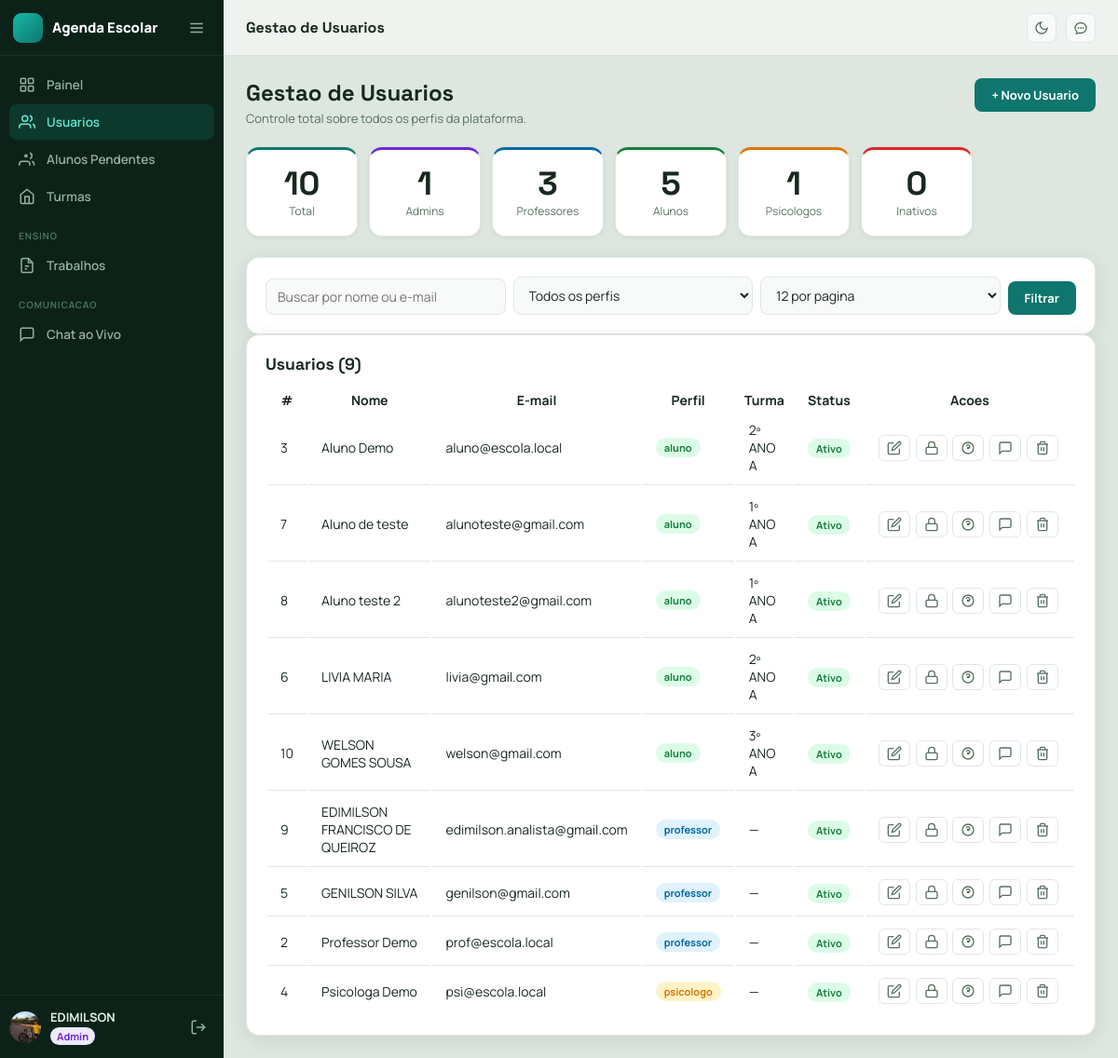
Page /admin/usuarios (signed in) on the committed database.
### app/models.py (models this page shows, shortened)
class TimestampMixin:
    created_at = db.Column(db.DateTime, default=datetime.utcnow, nullable=False)
    updated_at = db.Column(db.DateTime, default=datetime.utcnow, onupdate=datetime.utcnow, nullable=False)

class User(TimestampMixin, UserMixin, db.Model):
    __tablename__ = "users"
    id = db.Column(db.Integer, primary_key=True)
    full_name = db.Column(db.String(120), nullable=False)
    email = db.Column(db.String(120), unique=True, nullable=False, index=True)
    password_hash = db.Column(db.String(255), nullable=False)
    role = db.Column(db.String(20), nullable=False, index=True)
    is_active_user = db.Column(db.Boolean, default=True, nullable=False)
    is_approved = db.Column(db.Boolean, default=True, nullable=False)  # Para alunos auto-registrados
    can_chat = db.Column(db.Boolean, default=True, nullable=False)
    avatar = db.Column(db.String(255), nullable=True)
    crp_number = db.Column(db.String(30), nullable=True)
    classroom_id = db.Column(db.Integer, db.ForeignKey("classrooms.id"), nullable=True)
    classroom = db.relationship("Classroom", back_populates="students")
    teaching_classrooms = db.relationship(
        "Classroom",
        secondary=teacher_classrooms,
        lazy=True,
        backref="teachers"
    )
    assignments_created = db.relationship("Assignment", back_populates="teacher", lazy=True)
    availabilities = db.relationship(
        "PsychologistAvailability",
        back_populates="psychologist",
        lazy=True,
        cascade="all, delete-orphan",
    )

class Classroom(TimestampMixin, db.Model):
    __tablename__ = "classrooms"
    id = db.Column(db.Integer, primary_key=True)
    name = db.Column(db.String(50), nullable=False)
    number = db.Column(db.String(20), nullable=True)
    school_year = db.Column(db.Integer, nullable=False)
    students = db.relationship("User", back_populates="classroom", lazy=True)
    assignments = db.relationship("Assignment", back_populates="classroom", lazy=True)

### app/core/routes.py (the view)
@core_bp.get("/admin/usuarios")
@login_required
@roles_required("admin")
def admin_users():
    search = request.args.get("q", "").strip()
    role_filter = request.args.get("role", "").strip()
    page, per_page = _read_pagination_params(default_per_page=12, max_per_page=50)
    query = User.query
    if search:
        query = query.filter(
            (User.full_name.ilike(f"%{search}%")) | (User.email.ilike(f"%{search}%"))
        )
    if role_filter and role_filter in VALID_ROLES:
        query = query.filter_by(role=role_filter)
    query = query.filter(User.role != "admin")
    users_pagination = query.order_by(User.role.asc(), User.full_name.asc()).paginate(
        page=page,
        per_page=per_page,
        error_out=False,
    )
    users = users_pagination.items
    classrooms = Classroom.query.order_by(Classroom.name.asc()).all()
    availability_map = {}
    for user in users:
        if user.role != "psicologo":
            continue
        availability_map[user.id] = {
            f"{a.weekday}_{a.period}": {
                "start": a.start_time.strftime("%H:%M"),
                "end": a.end_time.strftime("%H:%M"),
                "active": bool(a.is_active),
            }
            for a in user.availabilities
        }
    stats = {
        "total": User.query.count(),
        "admin": User.query.filter_by(role="admin").count(),
        "professor": User.query.filter_by(role="professor").count(),
        "aluno": User.query.filter_by(role="aluno").count(),
        "psicologo": User.query.filter_by(role="psicologo").count(),
        "inativos": User.query.filter_by(is_active_user=False).count(),
    }
    return render_template(
        "admin/users.html",
        users=users,
        classrooms=classrooms,
        stats=stats,
        search=search,
        role_filter=role_filter,
        users_pagination=users_pagination,
        availability_map=availability_map,
        weekdays=WEEKDAYS,
        periods=PERIODS,
    )

### app/templates/admin/users.html (shortened to what this page needs)
{% extends "base.html" %}
{% from "macros.html" import pagination %}
{% block page_title %}Gestao de Usuarios{% endblock %}
{% block content %}
<div class="reveal">
  <div class="page-header">
    <div>
      <h2>Gestao de Usuarios</h2>
      <p>Controle total sobre todos os perfis da plataforma.</p>
    </div>
    <button class="btn btn-primary" onclick="openModal('modal-novo')">+ Novo Usuario</button>
  </div>
  <div class="stats-grid reveal delay-1">
    <div class="stat-card">
      <span class="stat-value">{{ stats.total }}</span>
      <span class="stat-label">Total</span>
    </div>
    <div class="stat-card stat-card--admin">
      <span class="stat-value">{{ stats.admin }}</span>
      <span class="stat-label">Admins</span>
    </div>
    <div class="stat-card stat-card--professor">
      <span class="stat-value">{{ stats.professor }}</span>
      <span class="stat-label">Professores</span>
    </div>
    <div class="stat-card stat-card--aluno">
      <span class="stat-value">{{ stats.aluno }}</span>
      <span class="stat-label">Alunos</span>
    </div>
    <div class="stat-card stat-card--psicologo">
      <span class="stat-value">{{ stats.psicologo }}</span>
      <span class="stat-label">Psicologos</span>
    </div>
    <div class="stat-card stat-card--inativo">
      <span class="stat-value">{{ stats.inativos }}</span>
      <span class="stat-label">Inativos</span>
    </div>
  </div>
  <div class="panel reveal delay-2">
    <form class="admin-filter-form" method="get" action="{{ url_for('core.admin_users') }}">
      <input name="q" value="{{ search }}" placeholder="Buscar por nome ou e-mail">
      <select name="role">
        <option value="">Todos os perfis</option>
      </select>
      <select name="per_page">
        <option value="12" {% if users_pagination and users_pagination.per_page == 12 %}selected{% endif %}>12 por pagina</option>
      </select>
      <button class="btn btn-primary" type="submit">Filtrar</button>
    </form>
  </div>
  <div class="panel reveal delay-2">
    <div class="panel-title-row">
      <h2>Usuarios ({{ users_pagination.total if users_pagination else users|length }})</h2>
    </div>
    <div class="table-scroll">
      <table class="admin-table">
        <thead>
          <tr>
            <th>#</th>
            <th>Nome</th>
            <th>E-mail</th>
            <th>Perfil</th>
            <th>Turma</th>
            <th>Status</th>
            <th>Acoes</th>
          </tr>
        </thead>
        <tbody>
          {% for u in users %}
          <tr class="{{ 'row-inactive' if not u.is_active_user }}">
            <td>{{ u.id }}</td>
            <td>{{ u.full_name }}</td>
            <td>{{ u.email }}</td>
            <td><span class="badge-role badge-{{ u.role }}">{{ u.role }}</span></td>
            <td>{{ u.classroom.name if u.classroom else '—' }}</td>
            <td>
              <span class="badge-status {{ 'badge-active' if u.is_active_user else 'badge-inactive' }}">
                {{ 'Ativo' if u.is_active_user else 'Inativo' }}
              </span>
            </td>
            <td class="action-cell">
              <button class="btn-icon edit-btn" title="Editar" data-user-id="{{ u.id }}" data-user-name="{{ u.full_name|e }}" data-user-email="{{ u.email|e }}" data-user-role="{{ u.role }}" data-user-classroom="{{ u.classroom_id or '' }}" data-user-teaching='{{ u.teaching_classrooms|map(attribute="id")|list|tojson }}' data-user-availability='{{ availability_map.get(u.id, {})|tojson }}' data-user-crp="{{ u.crp_number or '' }}" style="display:inline-flex;align-items:center;justify-content:center"><svg viewBox="0 0 24 24" fill="none" stroke="currentColor" stroke-width="2" width="16" height="16"><path d="M11 4H4a2 2 0 0 0-2 2v14a2 2 0 0 0 2 2h14a2 2 0 0 0 2-2v-7"/><path d="M18.5 2.5a2.121 2.121 0 0 1 3 3L12 15l-4 1 1-4 9.5-9.5z"/></svg></button>
              <button class="btn-icon" title="Redefinir senha" onclick="openResetPwd({{ u.id }}, '{{ u.full_name|e }}')"><svg viewBox="0 0 24 24" fill="none" stroke="currentColor" stroke-width="2" width="16" height="16"><rect x="3" y="11" width="18" height="11" rx="2" ry="2"/><path d="M7 11V7a5 5 0 0 1 10 0v4"/></svg></button>
              <button class="btn-icon" title="{{ 'Desativar' if u.is_active_user else 'Ativar' }}" onclick="openToggleModal({{ u.id }}, '{{ u.full_name|e }}', {{ 'true' if u.is_active_user else 'false' }})" style="display:inline-flex;align-items:center;justify-content:center">{% if u.is_active_user %}<svg viewBox="0 0 24 24" fill="none" stroke="currentColor" stroke-width="2" width="16" height="16"><circle cx="12" cy="12" r="1"/><path d="M21 12a9 9 0 1 1-18 0 9 9 0 0 1 18 0z"/><path d="M9.09 9a3 3 0 0 1 5.83 1c0 2-3 3-3 3"/><line x1="12" y1="17" x2="12.01" y2="17"/></svg>{% else %}<svg viewBox="0 0 24 24" fill="none" stroke="currentColor" stroke-width="2" width="16" height="16"><path d="M23 7l-7 5 7 5V7z"/><rect x="1" y="5" width="15" height="14" rx="2" ry="2"/></svg>{% endif %}</button>
              {% if u.id != current_user.id %}
              <button class="btn-icon {% if not u.can_chat %}btn-icon--danger{% endif %}" title="{{ 'Desbloquear chat' if not u.can_chat else 'Bloquear chat' }}" onclick="openToggleChatModal({{ u.id }}, '{{ u.full_name|e }}', {{ 'true' if u.can_chat else 'false' }})" style="display:inline-flex;align-items:center;justify-content:center"><svg viewBox="0 0 24 24" fill="none" stroke="currentColor" stroke-width="2" width="16" height="16"><path d="M21 15a2 2 0 0 1-2 2H7l-4 4V5a2 2 0 0 1 2-2h14a2 2 0 0 1 2 2z"/>{% if not u.can_chat %}<line x1="18" y1="6" x2="6" y2="18"/><line x1="6" y1="6" x2="18" y2="18"/>{% endif %}</svg></button>
              <button class="btn-icon btn-icon--danger" title="Excluir" onclick="openDeleteModal({{ u.id }}, '{{ u.full_name|e }}')" type="button"><svg viewBox="0 0 24 24" fill="none" stroke="currentColor" stroke-width="2" width="16" height="16"><polyline points="3 6 5 6 21 6"/><path d="M19 6v14a2 2 0 0 1-2 2H7a2 2 0 0 1-2-2V6m3 0V4a2 2 0 0 1 2-2h4a2 2 0 0 1 2 2v2M10 11v6M14 11v6"/></svg></button>
              {% endif %}
            </td>
          </tr>
          {% else %}
          <tr><td colspan="7" class="empty">Nenhum usuario encontrado.</td></tr>
          {% endfor %}
        </tbody>
      </table>
    </div>
  </div>
</div>
{% endblock %}

### app/templates/base.html (shortened to what this page needs)
<!doctype html>
<html lang="pt-BR" data-theme="light">
<head>
  <link rel="stylesheet" href="{{ url_for('static', filename='css/styles.css') }}">
</head>
<body>
{% if current_user.is_authenticated %}
<aside class="sidebar" id="sidebar">
  <div class="sidebar-header">
    <div class="brand">
      <span class="brand-mark"></span>
      <span class="brand-name">Agenda Escolar</span>
    </div>
    <button class="sidebar-collapse-btn" id="sidebar-collapse-btn" title="Recolher menu">
      <svg viewBox="0 0 24 24" fill="none" stroke="currentColor" stroke-width="2"><line x1="3" y1="12" x2="21" y2="12"/><line x1="3" y1="6" x2="21" y2="6"/><line x1="3" y1="18" x2="21" y2="18"/></svg>
    </button>
  </div>
  <nav class="sidebar-nav">
    <a href="{{ url_for('core.dashboard') }}"
       class="nav-item {% if request.endpoint == 'core.dashboard' %}nav-item--active{% endif %}">
      <svg class="nav-icon" viewBox="0 0 24 24" fill="none" stroke="currentColor" stroke-width="2">
        <rect x="3" y="3" width="7" height="7" rx="1"/><rect x="14" y="3" width="7" height="7" rx="1"/>
        <rect x="3" y="14" width="7" height="7" rx="1"/><rect x="14" y="14" width="7" height="7" rx="1"/>
      </svg>
      <span class="nav-label">Painel
      </span>
    </a>
    {% if current_user.role == 'admin' %}
    <a href="{{ url_for('core.admin_users') }}"
       class="nav-item {% if request.endpoint == 'core.admin_users' %}nav-item--active{% endif %}">
      <svg class="nav-icon" viewBox="0 0 24 24" fill="none" stroke="currentColor" stroke-width="2">
        <path d="M17 21v-2a4 4 0 0 0-4-4H5a4 4 0 0 0-4 4v2"/>
        <circle cx="9" cy="7" r="4"/>
        <path d="M23 21v-2a4 4 0 0 0-3-3.87"/><path d="M16 3.13a4 4 0 0 1 0 7.75"/>
      </svg>
      <span class="nav-label">Usuarios</span>
    </a>
    <a href="{{ url_for('core.admin_pending_students') }}"
       class="nav-item {% if request.endpoint == 'core.admin_pending_students' %}nav-item--active{% endif %}">
      <svg class="nav-icon" viewBox="0 0 24 24" fill="none" stroke="currentColor" stroke-width="2">
        <path d="M16 21v-2a4 4 0 0 0-4-4H5a4 4 0 0 0-4 4v2"/>
        <circle cx="10.5" cy="7" r="1.5"/>
        <path d="M22 21v-2a4 4 0 0 0-3-3.87"/>
        <path d="M16 3.13a4 4 0 0 1 0 7.75"/>
      </svg>
      <span class="nav-label">Alunos Pendentes</span>
    </a>
    <a href="{{ url_for('core.admin_classrooms') }}"
       class="nav-item {% if request.endpoint == 'core.admin_classrooms' %}nav-item--active{% endif %}">
      <svg class="nav-icon" viewBox="0 0 24 24" fill="none" stroke="currentColor" stroke-width="2">
        <path d="M3 9l9-7 9 7v11a2 2 0 0 1-2 2H5a2 2 0 0 1-2-2z"/>
        <polyline points="9 22 9 12 15 12 15 22"/>
      </svg>
      <span class="nav-label">Turmas</span>
    </a>
    {% endif %}
    {% if current_user.role in ['professor', 'admin'] %}
    <div class="nav-section-label">Ensino</div>
    {% if current_user.role == 'admin' %}
    <a href="{{ url_for('core.admin_assignments') }}"
       class="nav-item {% if request.endpoint == 'core.admin_assignments' %}nav-item--active{% endif %}">
    {% else %}
    <a href="{{ url_for('core.professor_assignments') }}"
       class="nav-item {% if request.endpoint == 'core.professor_assignments' %}nav-item--active{% endif %}">
    {% endif %}
      <svg class="nav-icon" viewBox="0 0 24 24" fill="none" stroke="currentColor" stroke-width="2">
        <path d="M14 2H6a2 2 0 0 0-2 2v16a2 2 0 0 0 2 2h12a2 2 0 0 0 2-2V8z"/>
        <polyline points="14 2 14 8 20 8"/><line x1="9" y1="13" x2="15" y2="13"/>
        <line x1="9" y1="17" x2="12" y2="17"/>
      </svg>
      <span class="nav-label">{{ 'Trabalhos' if current_user.role == 'admin' else 'Agenda' }}</span>
    </a>
    {% endif %}
    <div class="nav-section-label">Comunicacao</div>
    <a href="{{ url_for('core.chat_page') }}"
       class="nav-item {% if request.endpoint == 'core.chat_page' %}nav-item--active{% endif %}">
      <svg class="nav-icon" viewBox="0 0 24 24" fill="none" stroke="currentColor" stroke-width="2">
        <path d="M21 15a2 2 0 0 1-2 2H7l-4 4V5a2 2 0 0 1 2-2h14a2 2 0 0 1 2 2z"/>
      </svg>
      <span class="nav-label">Chat ao Vivo</span>
    </a>
  </nav>
  <div class="sidebar-footer">
    <a href="{{ url_for('core.edit_profile') }}" class="sidebar-user" title="Editar perfil">
      {% if current_user.avatar %}
        <img src="{{ url_for('static', filename='uploads/avatars/' + current_user.avatar) }}" alt="Avatar" class="sidebar-user-avatar sidebar-user-avatar--img">
      {% else %}
        <div class="sidebar-user-avatar">{{ current_user.full_name[0]|upper }}</div>
      {% endif %}
      <div class="sidebar-user-info">
        <span class="sidebar-user-name">{{ current_user.full_name.split()[0] }}</span>
        <span class="sidebar-user-role badge-{{ current_user.role }}">{{ current_user.role|capitalize }}</span>
      </div>
    </a>
    <button type="button" class="sidebar-logout-btn" id="logout-btn" title="Sair">
      <svg viewBox="0 0 24 24" fill="none" stroke="currentColor" stroke-width="2">
        <path d="M9 21H5a2 2 0 0 1-2-2V5a2 2 0 0 1 2-2h4"/>
        <polyline points="16 17 21 12 16 7"/><line x1="21" y1="12" x2="9" y2="12"/>
      </svg>
    </button>
  </div>
</aside>
<div class="main-wrapper" id="main-wrapper">
  <header class="topbar">
    <span class="topbar-title">{% block page_title %}Agenda Escolar{% endblock %}</span>
    <div class="topbar-right">
      <button class="theme-toggle-btn" id="theme-toggle" title="Alternar tema">
        <svg class="icon-moon" viewBox="0 0 24 24" fill="none" stroke="currentColor" stroke-width="2">
          <path d="M21 12.79A9 9 0 1 1 11.21 3 7 7 0 0 0 21 12.79z"/>
        </svg>
      </button>
      <a href="{{ url_for('core.chat_page') }}" class="theme-toggle-btn chat-nav-btn" id="chat-toggle-link" title="Chat ao vivo">
      </a>
    </div>
  </header>
  <main class="page-content">
    {% block content %}{% endblock %}
  </main>
</div>
{% else %}
<main class="page-auth">
  {% block auth_content %}{% endblock %}
</main>
{% endif %}
  {% if current_user.is_authenticated %}
  {% set app_user = {
    'id': current_user.id,
    'name': current_user.full_name,
    'role': current_user.role
  } %}
  {% else %}
  {% set app_user = None %}
  {% endif %}
</body>
</html>

### rows in the picture
User: role "Trabalhos", avatar (picture), full_name "EDIMILSON", role "Admin"
User: id "3", full_name "Aluno Demo", email "aluno@escola.local", role "aluno", classroom "2º ANO A", is_active_user "Ativo"
User: id "7", full_name "Aluno de teste", email "alunoteste@gmail.com", role "aluno", classroom "1º ANO A", is_active_user "Ativo"
User: id "8", full_name "Aluno teste 2", email "alunoteste2@gmail.com", role "aluno", classroom "1º ANO A", is_active_user "Ativo"
User: id "6", full_name "LIVIA MARIA", email "livia@gmail.com", role "aluno", classroom "2º ANO A", is_active_user "Ativo"
User: id "10", full_name "WELSON GOMES SOUSA", email "welson@gmail.com", role "aluno", classroom "3º ANO A", is_active_user "Ativo"
User: id "9", full_name "EDIMILSON FRANCISCO DE QUEIROZ", email "edimilson.analista@gmail.com", role "professor", classroom "—", is_active_user "Ativo"
User: id "5", full_name "GENILSON SILVA", email "genilson@gmail.com", role "professor", classroom "—", is_active_user "Ativo"
User: id "2", full_name "Professor Demo", email "prof@escola.local", role "professor", classroom "—", is_active_user "Ativo"
User: id "4", full_name "Psicologa Demo", email "psi@escola.local", role "psicologo", classroom "—", is_active_user "Ativo"

### other values in the picture
{{ stats.total }} "10"
{{ stats.admin }} "1"
{{ stats.professor }} "3"
{{ stats.aluno }} "5"
{{ stats.psicologo }} "1"
{{ stats.inativos }} "0"
{{ users_pagination.total if users_pagination else users|length }} "9"
